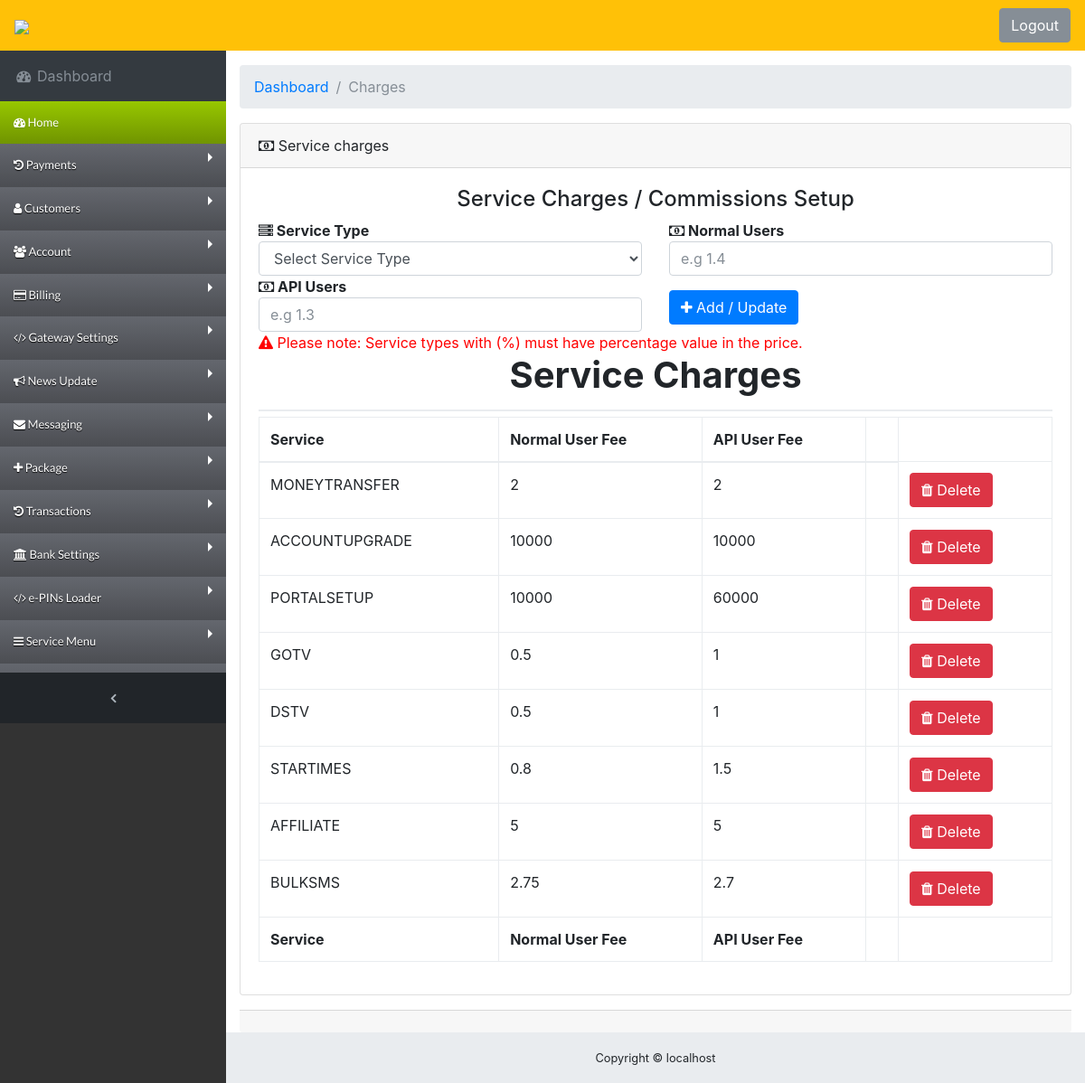
The app's page /app/administrator/charges.php (signed in) with its own data.
### tables this page shows
CREATE TABLE `charges` (
  `serial` int(11) NOT NULL,
  `service` varchar(50) NOT NULL,
  `user` float NOT NULL,
  `api` float NOT NULL
);

### app/administrator/charges.php (the view, shortened to what this page needs)
<?php
require('../db.php');
include('../inc/logo.php');
include('inc/header.php');
?>
<body class="fixed-nav sticky-footer bg-dark" id="page-top">
  <?php include('inc/nav.php');?>
      </ul>
      <ul class="navbar-nav sidenav-toggler">
        <li class="nav-item">
          <a class="nav-link text-center" id="sidenavToggler">
            <i class="fa fa-fw fa-angle-left"></i>
          </a>
        </li>
      </ul>
      <ul class="navbar-nav ml-auto">
        <li class="nav-item">
        <a class="btn btn-secondary" href="logout.php">Logout</a>
        </li>
      </ul>
    </div>
  </nav>
  <div class="content-wrapper">
    <div class="container-fluid">
      <ol class="breadcrumb">
        <li class="breadcrumb-item">
          <a href="dashboard.php">Dashboard</a>
        </li>
        <li class="breadcrumb-item active">Charges </li>
      </ol>
      <div class="row">
        <div class="col-12">
          <div class="card mb-3">
        <div class="card-header">
          <i class="fa fa-money"></i> Service charges </div>
        <div class="card-body">
          <div class="table-responsive">
            <table class="table table-bordered" id="dataTable" width="100%" cellspacing="0">
           <form method="POST" action="javascript:void(0)" id="fees">
         <h4 align="center">Service Charges / Commissions Setup</h4>
          <div class="row justify-content-center">
       <div class="col-6">
 <strong><li class="fa fa-server"></li> Service Type </strong>
 <select name="datatype" class="form-control">
   <option  selected hidden disabled >Select Service Type</option>
 </select>
 </div>
  <div class="col-6">
 <strong><li class="fa fa-money"></li>  Normal Users</strong>
    <input type="number" name="user" min="0"  step="0.01" class="form-control" placeholder="e.g 1.4" >
 </div>
 <div class="col-6">
 <strong><li class="fa fa-money"></li> API Users</strong>
    <input type="number" name="api" min="0" step="0.01" class="form-control" placeholder="e.g 1.3" >
 </div>
<div class="col-6">
       <button type="submit" class="btn btn-primary solid"><li class="fa fa-plus"></li> Add / Update</button>
     </div>
 </div>
 <span style="color:red">  <i class="fa fa-exclamation-triangle"></i> Please note: Service types with (%) must have  percentage value in the price.</span>
  </div>
<div class="table-responsive">
     <h1 class="w3-xxxlarge w3-text-yellow" align="center"><b>Service Charges </b></h1>
     <?php
		$Runqry = $conn->query("SELECT * FROM charges");
		?>
     <table class="table table-bordered" id="dataTable" width="100%" cellspacing="0">
            <thead>
              <tr>
                 <th>Service</td>
                <th>Normal User Fee</td>
                <th>API User Fee</td>
                <th></th>
              </tr>
              </thead>
              <tfoot>
              <tr>
                 <th>Service</td>
                <th>Normal User Fee</td>
                <th>API User Fee</td>
                <th></th>
              </tr>
              </tfoot>
              <tbody>
                <?php
               while($row = $Runqry->fetch_assoc()){ ?>
                <tr>
                  <td><?php echo strtoupper($row['service']); ?></td>
                    <td><?php echo $row['user']; ?></td>
                    <td><?php echo $row['api']; ?></td>
                  <td><?php echo $row['gateway']; ?></td>
                    <td><a href="delete_fee.php?id=<?php echo $row['serial']; ?>" class="btn btn-danger" ><i class="fa fa-trash"></i> Delete</a></td>
                </tr>
              <?php } ?>
                </tbody>
            </table>
</div>
          </div>
        </div>
        <div class="card-footer small text-muted"></div>
      </div>
    </div>
        </div>
      </div>
   <?php include('inc/footer.php');?>

### app/administrator/css/sb-admin.css (style rules this page uses)
html { position: relative; min-height: 100%; }
body { overflow-x: hidden; }
body.sticky-footer { margin-bottom: 56px; }
body.sticky-footer .content-wrapper { min-height: calc(100vh - 56px - 56px); }
body.fixed-nav { padding-top: 56px; }
.content-wrapper { min-height: calc(100vh - 56px); padding-top: 1rem; }
#mainNav .navbar-collapse .navbar-nav .nav-item .nav-link { cursor: pointer; }
#mainNav .navbar-collapse .sidenav-toggler { display: none; }
#mainNav.fixed-top .sidenav-toggler { display: none; }
@media (min-width: 992px) { #mainNav.fixed-top .sidenav-toggler { position: absolute; top: 0; left: 0; display: flex; overflow-x: hidden; overflow-y: auto; -webkit-flex-direction: column; -ms-flex-direction: column; flex-direction: column; margin-top: calc(100vh - 56px); } }
@media (min-width: 992px) { #mainNav.fixed-top .sidenav-toggler > .nav-item { width: 250px; padding: 0; } }
@media (min-width: 992px) { #mainNav.fixed-top .sidenav-toggler > .nav-item > .nav-link { padding: 1em; } }
#mainNav.fixed-top.navbar-dark .sidenav-toggler { background-color: #212529; }
#mainNav.fixed-top.navbar-dark .sidenav-toggler a i { color: #adb5bd; }
.content-wrapper { overflow-x: hidden; background: white; }
@media (min-width: 992px) { .content-wrapper { margin-left: 250px; } }
#sidenavToggler i { font-weight: 800; }

### app/administrator/inc/header.php (style rules this page uses)
* { box-sizing: border-box; }
.row:after { content: ""; display: table; clear: both; }

### records on screen
charges: service "MONEYTRANSFER", user "2", api "2"
charges: service "ACCOUNTUPGRADE", user "10000", api "10000"
charges: service "PORTALSETUP", user "10000", api "60000"
charges: service "GOTV", user "0.5", api "1"
charges: service "DSTV", user "0.5", api "1"
charges: service "STARTIMES", user "0.8", api "1.5"
charges: service "AFFILIATE", user "5", api "5"
charges: service "BULKSMS", user "2.75", api "2.7"

### other values on screen
$_SERVER['SERVER_NAME'] "localhost"
